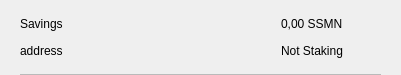
<?xml version="1.0" encoding="UTF-8"?>
<ui version="4.0">
 <class>CSRow</class>
 <widget class="QWidget" name="CSRow">
  <property name="geometry">
   <rect>
    <x>0</x>
    <y>0</y>
    <width>401</width>
    <height>75</height>
   </rect>
  </property>
  <property name="windowTitle">
   <string>Form</string>
  </property>
  <layout class="QVBoxLayout" name="verticalLayout">
   <property name="spacing">
    <number>0</number>
   </property>
   <property name="leftMargin">
    <number>20</number>
   </property>
   <property name="topMargin">
    <number>10</number>
   </property>
   <property name="rightMargin">
    <number>20</number>
   </property>
   <property name="bottomMargin">
    <number>0</number>
   </property>
   <item>
    <widget class="QWidget" name="info" native="true">
     <property name="minimumSize">
      <size>
       <width>0</width>
       <height>0</height>
      </size>
     </property>
     <layout class="QHBoxLayout" name="horizontalLayout_3">
      <property name="leftMargin">
       <number>0</number>
      </property>
      <property name="topMargin">
       <number>0</number>
      </property>
      <property name="rightMargin">
       <number>0</number>
      </property>
      <property name="bottomMargin">
       <number>10</number>
      </property>
      <item>
       <widget class="QWidget" name="container" native="true">
        <property name="minimumSize">
         <size>
          <width>0</width>
          <height>0</height>
         </size>
        </property>
        <layout class="QVBoxLayout" name="verticalLayout_2">
         <property name="spacing">
          <number>0</number>
         </property>
         <property name="leftMargin">
          <number>0</number>
         </property>
         <property name="topMargin">
          <number>0</number>
         </property>
         <property name="rightMargin">
          <number>0</number>
         </property>
         <property name="bottomMargin">
          <number>0</number>
         </property>
         <item>
          <layout class="QHBoxLayout" name="horizontalLayout">
           <item>
            <widget class="QLabel" name="labelName">
             <property name="toolTip">
              <string notr="true"/>
             </property>
             <property name="text">
              <string>Savings</string>
             </property>
            </widget>
           </item>
           <item>
            <spacer name="horizontalSpacer">
             <property name="orientation">
              <enum>Qt::Horizontal</enum>
             </property>
             <property name="sizeHint" stdset="0">
              <size>
               <width>40</width>
               <height>20</height>
              </size>
             </property>
            </spacer>
           </item>
           <item>
            <widget class="QLabel" name="labelAmount">
             <property name="text">
              <string>0,00 SSMN</string>
             </property>
            </widget>
           </item>
          </layout>
         </item>
         <item>
          <layout class="QHBoxLayout" name="horizontalLayout_2">
           <item>
            <widget class="QLabel" name="labelAddress">
             <property name="toolTip">
              <string notr="true"/>
             </property>
             <property name="text">
              <string>address</string>
             </property>
            </widget>
           </item>
           <item>
            <spacer name="horizontalSpacer_2">
             <property name="orientation">
              <enum>Qt::Horizontal</enum>
             </property>
             <property name="sizeHint" stdset="0">
              <size>
               <width>40</width>
               <height>20</height>
              </size>
             </property>
            </spacer>
           </item>
           <item>
            <widget class="QLabel" name="labelStaking">
             <property name="text">
              <string>Not Staking</string>
             </property>
            </widget>
           </item>
          </layout>
         </item>
        </layout>
       </widget>
      </item>
      <item alignment="Qt::AlignHCenter|Qt::AlignVCenter">
       <widget class="QPushButton" name="pushButtonMenu">
        <property name="minimumSize">
         <size>
          <width>24</width>
          <height>24</height>
         </size>
        </property>
        <property name="maximumSize">
         <size>
          <width>32</width>
          <height>32</height>
         </size>
        </property>
        <property name="focusPolicy">
         <enum>Qt::NoFocus</enum>
        </property>
        <property name="styleSheet">
         <string notr="true">border:none; background-color:transparent;</string>
        </property>
        <property name="text">
         <string/>
        </property>
        <property name="icon">
         <iconset>
          <normaloff>://ic-menu-hover</normaloff>://ic-menu-hover</iconset>
        </property>
        <property name="iconSize">
         <size>
          <width>24</width>
          <height>24</height>
         </size>
        </property>
       </widget>
      </item>
     </layout>
    </widget>
   </item>
   <item>
    <widget class="QLabel" name="lblDivisory">
     <property name="minimumSize">
      <size>
       <width>0</width>
       <height>1</height>
      </size>
     </property>
     <property name="maximumSize">
      <size>
       <width>16777215</width>
       <height>1</height>
      </size>
     </property>
     <property name="styleSheet">
      <string notr="true">background-color:#bababa;</string>
     </property>
     <property name="text">
      <string/>
     </property>
     <property name="alignment">
      <set>Qt::AlignBottom|Qt::AlignLeading|Qt::AlignLeft</set>
     </property>
    </widget>
   </item>
  </layout>
 </widget>
 <resources/>
 <connections/>
</ui>
